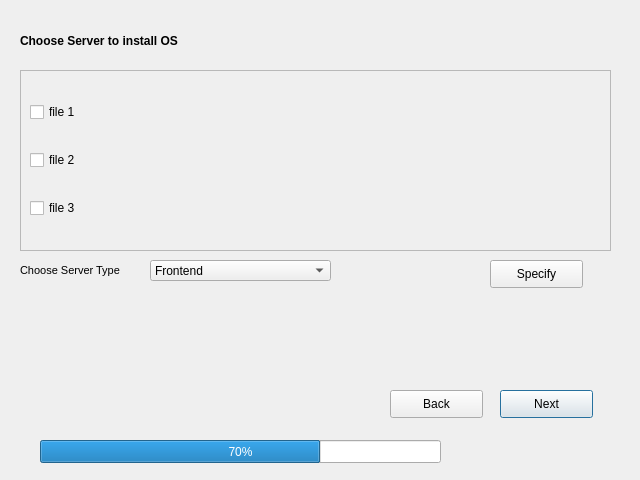
<?xml version="1.0" encoding="UTF-8"?>
<ui version="4.0">
 <class>Dialog</class>
 <widget class="QDialog" name="Dialog">
  <property name="geometry">
   <rect>
    <x>0</x>
    <y>0</y>
    <width>640</width>
    <height>480</height>
   </rect>
  </property>
  <property name="windowTitle">
   <string>Dialog</string>
  </property>
  <widget class="QLabel" name="Lchoose">
   <property name="geometry">
    <rect>
     <x>20</x>
     <y>20</y>
     <width>491</width>
     <height>41</height>
    </rect>
   </property>
   <property name="font">
    <font>
     <pointsize>9</pointsize>
     <weight>75</weight>
     <bold>true</bold>
    </font>
   </property>
   <property name="text">
    <string>Choose Server to install OS</string>
   </property>
  </widget>
  <widget class="QScrollArea" name="scrollArea">
   <property name="geometry">
    <rect>
     <x>20</x>
     <y>70</y>
     <width>591</width>
     <height>181</height>
    </rect>
   </property>
   <property name="widgetResizable">
    <bool>true</bool>
   </property>
   <widget class="QWidget" name="scrollAreaWidgetContents">
    <property name="geometry">
     <rect>
      <x>0</x>
      <y>0</y>
      <width>589</width>
      <height>179</height>
     </rect>
    </property>
    <layout class="QVBoxLayout" name="verticalLayout">
     <item>
      <widget class="QCheckBox" name="chServer1">
       <property name="text">
        <string>file 1</string>
       </property>
      </widget>
     </item>
     <item>
      <widget class="QCheckBox" name="chServer2">
       <property name="text">
        <string>file 2</string>
       </property>
      </widget>
     </item>
     <item>
      <widget class="QCheckBox" name="chServer3">
       <property name="text">
        <string>file 3</string>
       </property>
      </widget>
     </item>
    </layout>
   </widget>
  </widget>
  <widget class="QPushButton" name="Next_button">
   <property name="geometry">
    <rect>
     <x>500</x>
     <y>390</y>
     <width>93</width>
     <height>28</height>
    </rect>
   </property>
   <property name="text">
    <string>Next</string>
   </property>
  </widget>
  <widget class="QPushButton" name="Back_button">
   <property name="geometry">
    <rect>
     <x>390</x>
     <y>390</y>
     <width>93</width>
     <height>28</height>
    </rect>
   </property>
   <property name="text">
    <string>Back</string>
   </property>
  </widget>
  <widget class="QProgressBar" name="progressBar">
   <property name="geometry">
    <rect>
     <x>40</x>
     <y>440</y>
     <width>401</width>
     <height>23</height>
    </rect>
   </property>
   <property name="cursor">
    <cursorShape>PointingHandCursor</cursorShape>
   </property>
   <property name="value">
    <number>70</number>
   </property>
  </widget>
  <widget class="QComboBox" name="comboBox">
   <property name="geometry">
    <rect>
     <x>150</x>
     <y>260</y>
     <width>181</width>
     <height>21</height>
    </rect>
   </property>
   <item>
    <property name="text">
     <string>Frontend</string>
    </property>
   </item>
   <item>
    <property name="text">
     <string>Node</string>
    </property>
   </item>
  </widget>
  <widget class="QLabel" name="Lchoose_2">
   <property name="geometry">
    <rect>
     <x>20</x>
     <y>250</y>
     <width>161</width>
     <height>41</height>
    </rect>
   </property>
   <property name="font">
    <font>
     <pointsize>8</pointsize>
     <weight>50</weight>
     <bold>false</bold>
    </font>
   </property>
   <property name="text">
    <string>Choose Server Type</string>
   </property>
  </widget>
  <widget class="QPushButton" name="pushButton">
   <property name="geometry">
    <rect>
     <x>490</x>
     <y>260</y>
     <width>93</width>
     <height>28</height>
    </rect>
   </property>
   <property name="text">
    <string>Specify</string>
   </property>
  </widget>
 </widget>
 <resources/>
 <connections/>
</ui>
